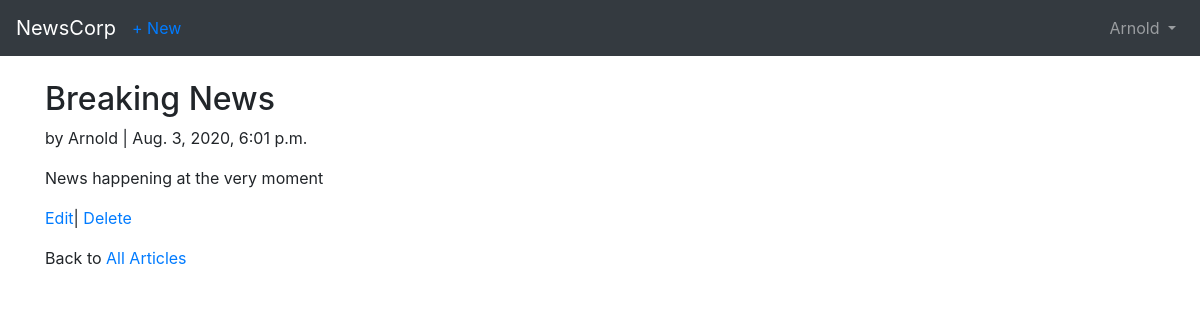
Before: /articles/2/ (signed in) with the older database file.
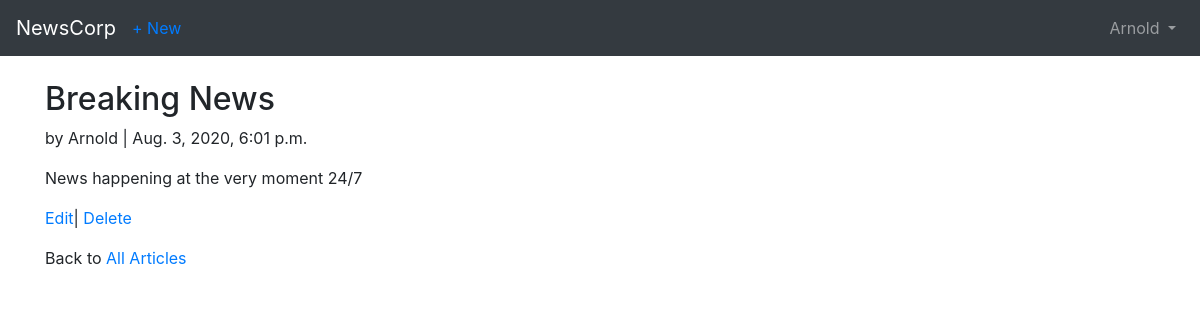
After: the same page with the newer database file.
### articles/models.py (models this page shows, shortened)
class Article(models.Model):
    title = models.CharField(max_length = 255)
    body = models.TextField()
    date = models.DateTimeField(auto_now_add=True)
    author = models.ForeignKey(get_user_model(),on_delete=models.CASCADE,)

### accounts/models.py (models this page shows)
class CustomUser(AbstractUser):
    date_of_birth = models.DateField(null = True)

### articles/views.py (the view)
# urls.py: path('<int:pk>/', ArticleDetailView.as_view(), name = 'article_detail'),
class ArticleDetailView(LoginRequiredMixin,DetailView):
    model = Article
    template_name = 'articles/article_detail.html'

### templates/articles/article_detail.html
<!DOCTYPE html>
{% extends 'accounts/base.html' %}
{% block content %}
<div class="article-entry">
    <h2>{{article.title}}</h2>
    <p>by {{ article.author }}  | {{ article.date }}</p>
    <p>{{ article.body }}</p>
</div>
<p><a href="{% url 'article_edit' article.pk %}">Edit</a>| <a href="{% url 'article_delete' article.pk %}">Delete</a></p>
<p>Back to <a href="{% url 'article_list' %}">All Articles </a></p>
{% endblock content %}

Changed rows visible on the page:
changed Article "Breaking News": body "News happening at the very moment" → "News happening at the very moment 24/7"
